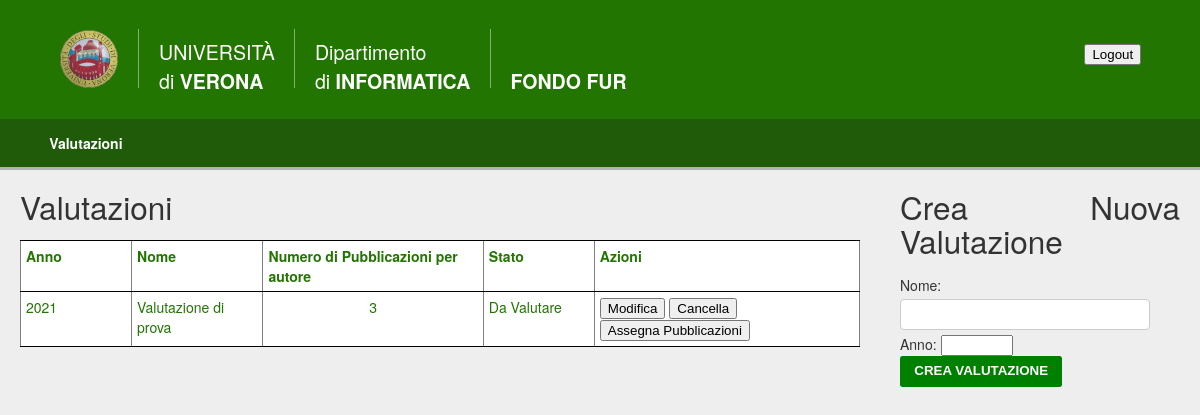
The app's page /valutazioni/, older data.
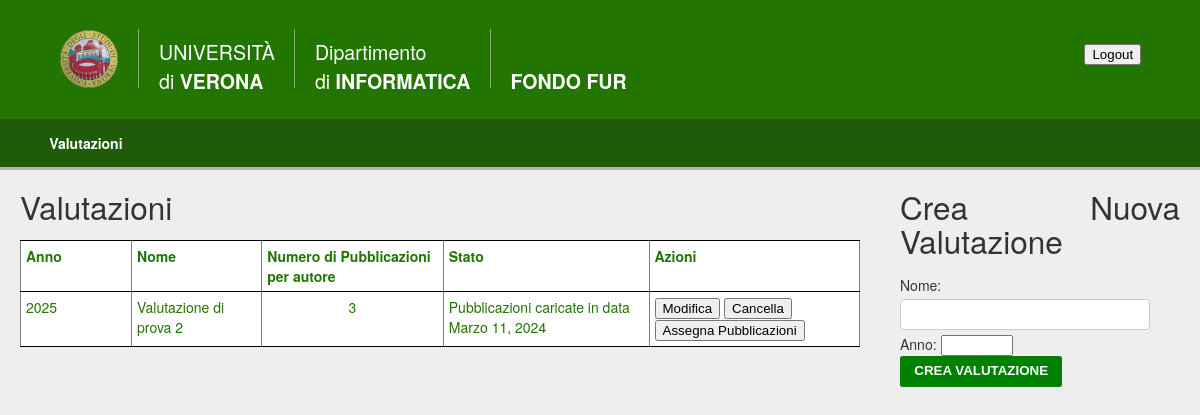
The same page, newer data.
### caricamentoDati/models.py (models this page shows, shortened)
class Valutazione(models.Model):
    STATUS_CHOICES = (
        ('Vuota', 'Vuota'),
        ('Pubblicazioni caricate', 'Pubblicazioni caricate'),
        ('Assegnamento calcolato', 'Assegnamento calcolato'),
        ('Assegnamento completato', 'Assegnamento completato'),
        ('Chiusa', 'Chiusa'),
    )
    nome = models.CharField(max_length=100, primary_key=True)
    anno = models.IntegerField(validators=[MinValueValidator(
        1000), MaxValueValidator(9999)], default=datetime.date.today().year)
    dataCaricamento = models.DateField(
        blank=True, null=True, verbose_name="data di caricamento")
    status = models.CharField(
        max_length=50, choices=STATUS_CHOICES, default='Vuota')
    numeroPubblicazioni = models.PositiveIntegerField(
        validators=[MinValueValidator(1)], default=3, verbose_name="numero di pubblicazioni da selezionare")
    dataCaricamentoPubblicazioni = models.DateField(
        blank=True, null=True, verbose_name="data di caricamento delle pubblicazioni")
    class Meta:
        verbose_name_plural = "Valutazioni"

### caricamentoDati/views.py (the view)
# urls.py: path('valutazioni/', include('caricamentoDati.urls')),
def valutazioni(request):
    context = {'valutazioni': Valutazione.objects.all().order_by('anno')}
    return render(request, "caricamentoDati/valutazioni.html", context)

### caricamentoDati/templates/caricamentoDati/valutazioni.html (shortened to what this page needs)
{% extends 'base.html' %}
{% block content %}
  <div style="display: flex;">
    <div style="flex: 3; padding: 20px;">
      <h1>Valutazioni</h1>
      <table style="text-align: left; width: 100%;" border="1" cellpadding="2" cellspacing="2">
        <tbody>
          <tr>
            <td style="vertical-align: top; text-align: left;">
              <b>Anno</b><br />
            </td>
            <td style="vertical-align: top; text-align: left;">
              <b>Nome</b><br />
            </td>
            <td style="vertical-align: top; text-align: left;">
              <b>Numero di Pubblicazioni per autore</b><br />
            </td>
            <td style="vertical-align: top; text-align: left;">
              <b>Stato</b><br />
            </td>
            <td style="vertical-align: top; text-align: left;">
              <b>Azioni</b><br />
            </td>
          </tr>
          {% for valutazione in valutazioni %}
            <tr>
              <td style="vertical-align: top; text-align: left;">
                {{ valutazione.anno }}<br />
              </td>
              <td style="vertical-align: top; text-align: left;">
                {{ valutazione.nome }}<br />
              </td>
              <td style="vertical-align: top; text-align: center;">
                {{ valutazione.numeroPubblicazioni }}<br />
              </td>
              <td style="vertical-align: top; text-align: left;">
                {% if valutazione.status == 'Pubblicazioni caricate' %}
                  {{ valutazione.status }} in data {{ valutazione.dataCaricamentoPubblicazioni }}
                {% else %}
                  {{ valutazione.status }}
                {% endif %}
                <br />
              </td>
              <td style="vertical-align: top; text-align: left;">
                <form action="{% url 'modifica_valutazione' valutazione.nome %}" method="post" style="display: inline;">
                <button type="submit">Modifica</button>
                </form>
                <form action="{% url 'cancella_valutazione' valutazione.nome %}" method="post" style="display: inline;">
                  <button type="submit">Cancella</button>
                </form>
                <form action="{% url 'assegnamento' valutazione.nome %}" method="post" style="display: inline;">
                  <button type="submit">Assegna Pubblicazioni</button>
                </form>
              </td>
            </tr>
          {% endfor %}
        </tbody>
      </table>
    </div>
    <div style="flex: 1; padding: 20px;">
      <h1>Crea Nuova Valutazione</h1>
      <form method="post" action="{% url 'crea_valutazione' %}">
        <label for="nome">Nome:</label>
        <input type="text" name="nome" id="nome" required />
        <br/>
        <label for="anno">Anno:</label>
        <input type="number" name="anno" id="anno" min="2000" max="9999" value="{{ current_year }}" required />
        <br />
        <button class="btn" type="submit">Crea Valutazione</button>
      </form>
    </div>
  </div>
{% endblock %}

### caricamentoDati/templates/base.html (shortened to what this page needs)
{% load static %}
<!DOCTYPE html>
<html xmlns="http://www.w3.org/1999/xhtml" lang="en">
  <head>
    <link href="{% static 'styles.css' %}" rel="stylesheet" type="text/css" />
  </head>
  <div class="header">
    <div class="id">{{ login }}
        <div class="logout">
            <button onclick="alert('Chiudere la pagina corrente per scollegarsi.')">Logout</button>
        </div>
    </div>
    <div class="container">
        <div><a href="http://www.univr.it" target="blanc"><img alt="univr" class="img-responsive, img_header"
                                                               src="{% static 'logo-univr.png' %}"
                                                               style="width:60px;height:60px;"/></a></div>
        <div class="header-heading"><a href="http://www.univr.it/" target="blank">UNIVERSIT&Agrave; <br/>di<strong>
            VERONA</strong></a></div>
        <div class="header-heading"><a href="http://www.di.univr.it/" target="blank">Dipartimento<br/>di<strong>
            INFORMATICA</strong></a></div>
        <div class="header-heading"><br/><a href=""><strong>FONDO FUR</strong></a></div>
    </div>
</div>
  <body>
    <div class="nav-bar">
      <div class="container">
        <ul class="nav">
          <li>
            <a href="{% url 'valutazioni' %}">Valutazioni</a>
          </li>
        </ul>
      </div>
    </div>
    <div id="content">
      {% block content %}
      {% endblock %}
    </div>
  </body>
</html>

### caricamentoDati/static/styles.css (style rules this page uses)
body { margin: 0; padding: 0; color: #333; text-align: justify; background-color: #eee; font: .875em "Helvetica Neue", Helvetica, Arial, Geneva, sans-serif; }
h1, h2, h3, h4, h5, h6 { margin: 0 0 .5em; font-weight: 500; line-height: 1.1; }
h1 { font-size: 2.25em; }
table { border-spacing: 0; border-collapse: collapse; border-top: 1px solid #000; background: #FFFFFF; }
td { min-width: 100px; color: #217500; padding: 5px; border-bottom: 1px solid #000; text-align: -webkit-center; }
a:link { color: #004d00; }
.container { max-width: 95%; }
.id { float: right; color: #fff; font-size: 70%; }
.logout { color: #fff; text-align: right; width: 100%; padding-top: 1em; }
.header { background: #217500; color: #fff; height: 60px; font-size: 140%; text-decoration: none; min-width: 600px; padding: 1em 1.25em; }
.img_header { float: left; margin: 0 1em 0 0; }
.header-heading { float: left; height: 2.25em; padding: .375em 1em; margin: 0 0 2em; border-left: 1px solid #83b270; }
.header-heading a:link { text-decoration: none; color: #fff; }
.nav-bar { background: #205b09; border-bottom: 3px solid #B2B2B2; }
.nav { margin: 0 auto; list-style: none; }
.nav li { display: inline; }
.nav a { display: block; color: #fff; text-decoration: none; font-weight: bold; padding: .875em 0.938em; margin-left: -.28em; }
.nav a:link { color: #fff; }
.btn { color: #fff !important; background-color: #008000; display: inline-block; padding: .5em 1em; margin-bottom: 0; line-height: 1.2; white-space: nowrap; vertical-align: middle; cursor: pointer; border: 1px solid transparent; border-radius: .2em; text-decoration: none; text-transform: uppercase; font-weight: bold; }
input[type=text], select { width: 250px; padding: 7px 10px; margin: 4px 0; display: inline-block; border: 1px solid #ccc; border-radius: 4px; box-sizing: border-box; }
@media screen and (min-width: 800px) { .header { padding: 1.5em 3em; } }
@media screen and (min-width: 800px) { .nav-bar { padding: 1em 0; } }
@media screen and (min-width: 800px) { .nav li { display: inline; min-width: 56.25em; } }
@media screen and (min-width: 800px) { .nav a { display: inline; border-bottom: 0; } }

Row changes from the older to the newer data that the page shows:
removed Valutazione: anno "2021", nome "Valutazione di prova", numeroPubblicazioni "3", status "Da Valutare"
added Valutazione: anno "2025", nome "Valutazione di prova 2", numeroPubblicazioni "3", status "Pubblicazioni caricate", dataCaricamentoPubblicazioni "Marzo 11, 2024"
